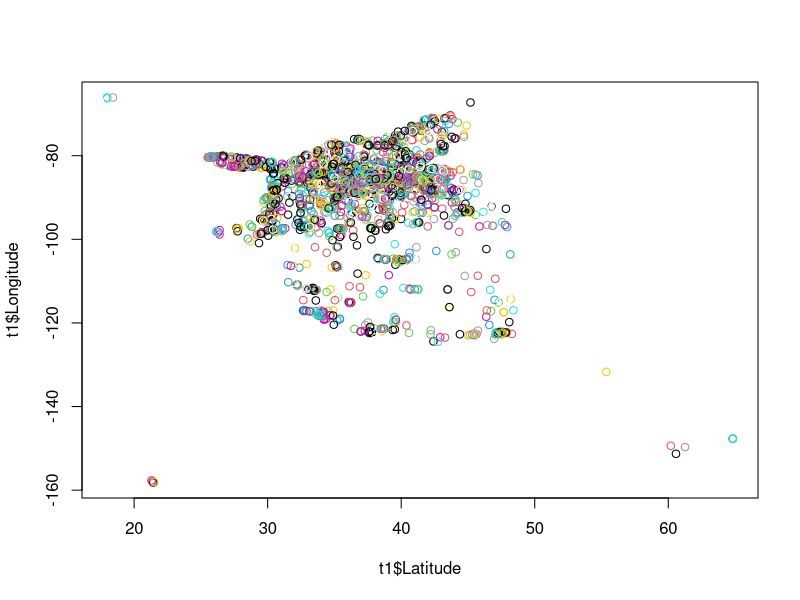

This figure's R source: (Note: this script raises an error after producing the figure.)
t1 <- read.csv('./data/lat_long_synthetic.csv')
t1$Category <- 1:nrow(t1)
head(t1)
t1$Category <- t1$Category %% 10
t1[1:100, 'Category'] <- 10
t1[101:1000, 'Category'] <- 11

head(t1$Category)
summary(t1$Category)
table(t1$Category)

write.csv(t1, file='./data/lat_long_categorized.csv', quote = FALSE, row.names = FALSE)

plot(t1$Latitude, t1$Longitude, col=t1$Category)

library('maps')
library("ggplot2")
usa <- map_data("usa") 
states <- map_data("state")

ggplot() + 
  geom_point(data = t1, aes(x=Longitude, y = Latitude), fill = NA, color = t1$Category) + 
  coord_fixed(1.3)

table(t1$Category)
class(t1$Category)
